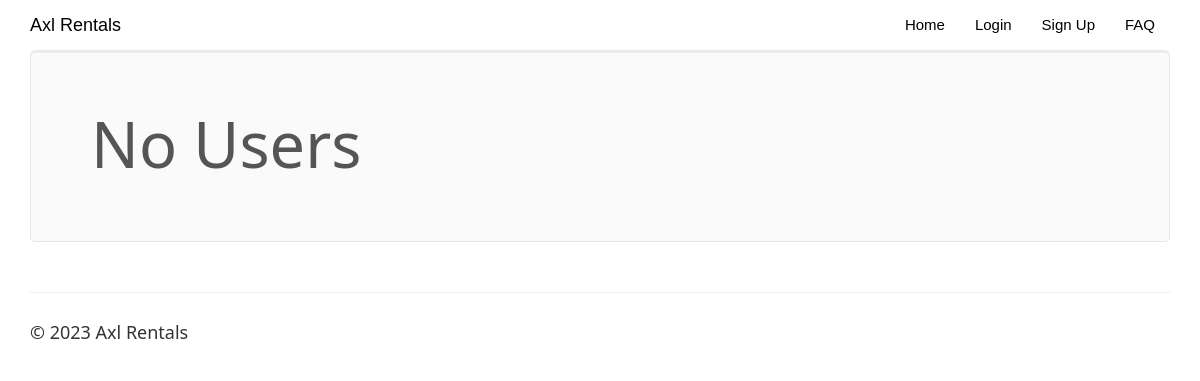
Before: /all_users.php with the older database file.
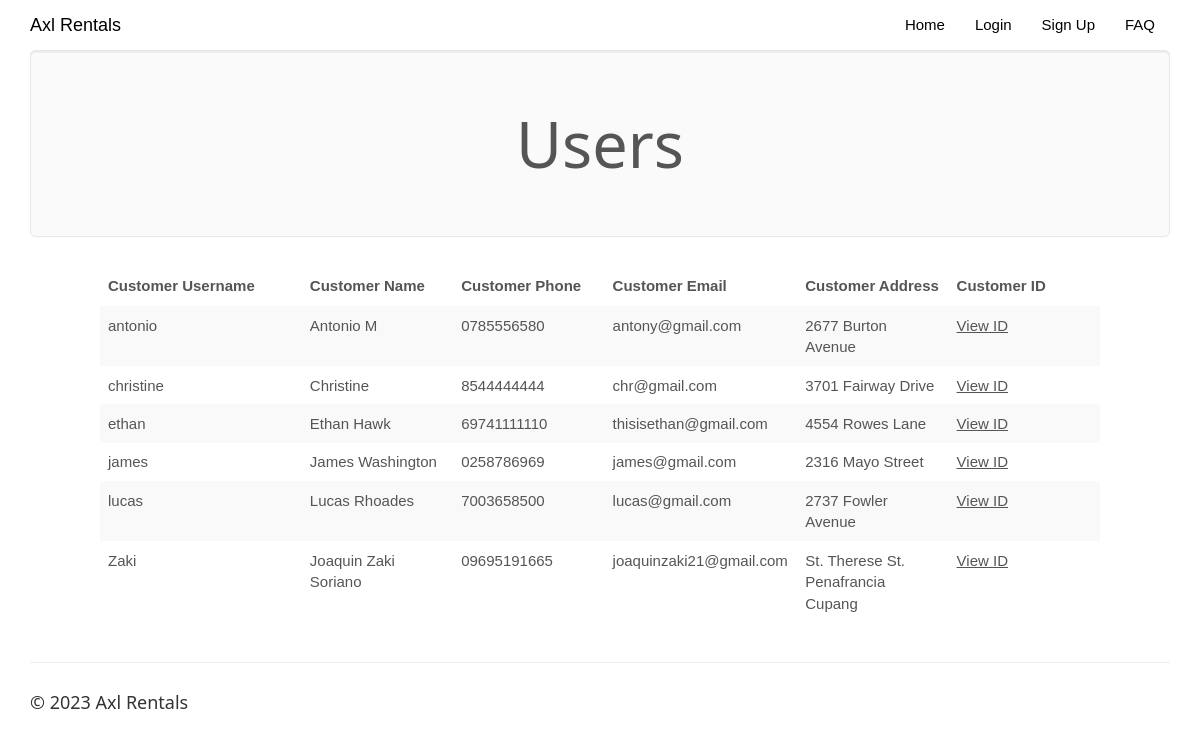
After: the same page with the newer database file.
### tables this page shows
CREATE TABLE `customers` (
  `customer_username` varchar(50) NOT NULL,
  `customer_name` varchar(50) NOT NULL,
  `customer_phone` varchar(15) NOT NULL,
  `customer_email` varchar(25) NOT NULL,
  `customer_address` varchar(50) NOT NULL,
  `customer_password` varchar(20) NOT NULL,
  `status` varchar(255) NOT NULL,
  `id_image` varchar(255) NOT NULL,
  `role` varchar(255) NOT NULL
);

### all_users.php (the view, shortened to what this page needs)
<!DOCTYPE html>
<html>
<?php
$conn = Connect();
?>
<head>
<link rel="stylesheet" href="assets/bootstrap/css/bootstrap.min.css">
<link rel="stylesheet" href="assets/fonts/font-awesome.min.css">
<link rel="stylesheet" href="assets/w3css/w3.css">
<link rel="stylesheet" type="text/css" href="assets/css/customerlogin.css">
<link rel="stylesheet" type="text/css" media="screen" href="assets/css/clientpage.css" />
</head>
<body id="page-top" data-spy="scroll" data-target=".navbar-fixed-top">
    <nav class="navbar navbar-custom navbar-fixed-top" role="navigation" style="color: black">
        <div class="container">
            <div class="navbar-header">
                <a class="navbar-brand page-scroll" href="index.php">
                   Axl Rentals </a>
            </div>
            <?php
if (isset($_SESSION['login_client'])) {
    ?>
            <div class="collapse navbar-collapse navbar-right navbar-main-collapse">
                <ul class="nav navbar-nav">
                    <li>
                        <a href="index.php">Home</a>
                    </li>
                    <li>
                        <a href="#"><span class="glyphicon glyphicon-user"></span> Welcome <?php echo $_SESSION['login_client']; ?></a>
                    </li>
                    <li>
                    <ul class="nav navbar-nav navbar-right">
            <li><a href="#" class="dropdown-toggle active" data-toggle="dropdown" role="button" aria-haspopup="true" aria-expanded="false"><span class="glyphicon glyphicon-user"></span> Control Panel <span class="caret"></span> </a>
                <ul class="dropdown-menu">
              <li> <a href="entercar.php">Add Car</a></li>
              <li> <a href="clientview.php">History</a></li>
              <li> <a href="pending_bookings_admin.php">Pending Bookings</a></li>
              <li> <a href="pending_users.php">Pending Users</a></li>
              <li> <a href="all_users.php">Users</a></li>
            </ul>
            </li>
          </ul>
                    </li>
                    <li>
                        <a href="logout.php"><span class="glyphicon glyphicon-log-out"></span> Logout</a>
                    </li>
                </ul>
            </div>
            <?php
} else {
    ?>
            <div class="collapse navbar-collapse navbar-right navbar-main-collapse">
                <ul class="nav navbar-nav">
                    <li>
                        <a href="index.php">Home</a>
                    </li>
                                <li>
                                    <a href="customerlogin.php">Login</a>
                                </li>
                                <li>
                                    <a href="customersignup.php">Sign Up</a>
                                </li>
                    <li>
                        <a href="#"> FAQ </a>
                    </li>
                </ul>
            </div>
                <?php }
?>
        </div>
    </nav>
    <?php $login_client = $_SESSION['login_client'];
$sql1 = "SELECT * FROM customers WHERE status = 'approve'";
$result1 = $conn->query($sql1);
if (mysqli_num_rows($result1) > 0) {
    ?>
<div class="container">
      <div class="jumbotron">
        <h1 class="text-center">Users</h1>
      </div>
    </div>
    <div class="table-responsive" style="padding-left: 100px; padding-right: 100px;" >
<table class="table table-striped">
  <thead class="thead-dark">
<tr>
<th width="20%">Customer Username</th>
<th width="15%">Customer Name</th>
<th width="15%">Customer Phone</th>
<th width="15%">Customer Email</th>
<th width="15%">Customer Address</th>
<th width="15%">Customer ID </th>
</tr>
</thead>
<?php
while ($row = mysqli_fetch_assoc($result1)) {
        ?>
<tr>
<td><?php echo $row["customer_username"]; ?></td>
<td><?php echo $row["customer_name"]; ?></td>
<td><?php echo $row["customer_phone"] ?></td>
<td><?php echo $row["customer_email"] ?></td>
<td><?php echo $row["customer_address"] ?></td>
<td>
    <a href="view_pictures.php?src=<?php echo $row["id_image"]; ?>"> View ID </a></td>
</tr>
<?php }?>
                </table>
                </div>
        <?php } else {
    ?>
        <div class="container">
      <div class="jumbotron">
        <h1>No Users</h1>
      </div>
    </div>
            <?php
}?>
</body>
<footer class="site-footer">
        <div class="container">
            <hr>
            <div class="row">
                <div class="col-sm-6">
                    <h5>© <?php echo date("Y"); ?> Axl Rentals</h5>
                </div>
            </div>
        </div>
    </footer>
</html>

Changed rows visible on the page:
now on this page (row edited): customers: customer_username "antonio", customer_name "Antonio M", customer_phone "0785556580", customer_email "antony@gmail.com", customer_address "2677 Burton Avenue"
now on this page (row edited): customers: customer_username "christine", customer_name "Christine", customer_phone "8544444444", customer_email "chr@gmail.com", customer_address "3701 Fairway Drive"
now on this page (row edited): customers: customer_username "ethan", customer_name "Ethan Hawk", customer_phone "69741111110", customer_email "thisisethan@gmail.com", customer_address "4554 Rowes Lane"
now on this page (row edited): customers: customer_username "james", customer_name "James Washington", customer_phone "0258786969", customer_email "james@gmail.com", customer_address "2316 Mayo Street"
now on this page (row edited): customers: customer_username "lucas", customer_name "Lucas Rhoades", customer_phone "7003658500", customer_email "lucas@gmail.com", customer_address "2737 Fowler Avenue"
added customers: customer_username "Zaki", customer_name "Joaquin Zaki Soriano", customer_phone "09695191665", customer_email "joaquinzaki21@gmail.com", customer_address "St. Therese St. Penafrancia Cupang"
Other visible differences:
text no longer shown: "No Users"
text now shown: "Users Customer Username Customer Name Customer Phone Customer Email Customer Address Customer ID"
